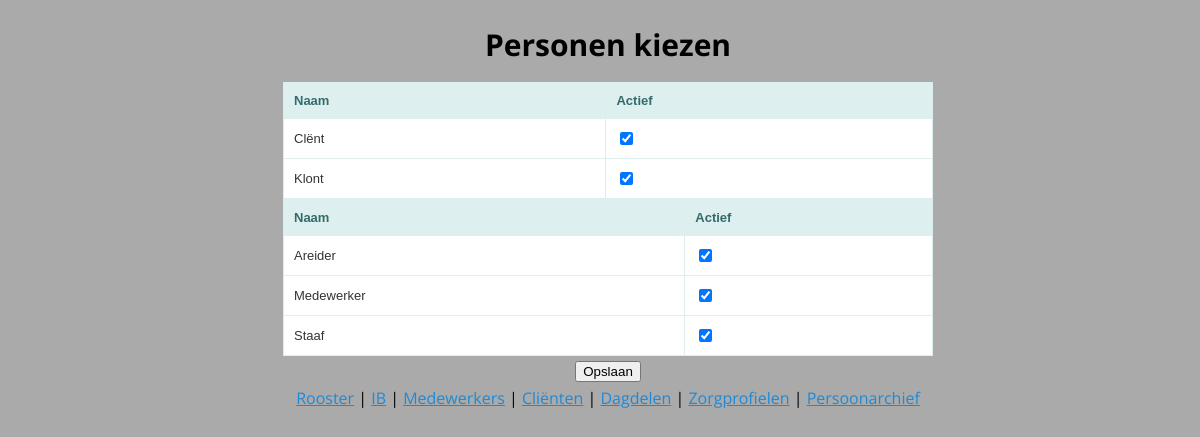
Before: /persons/ with the older database file.
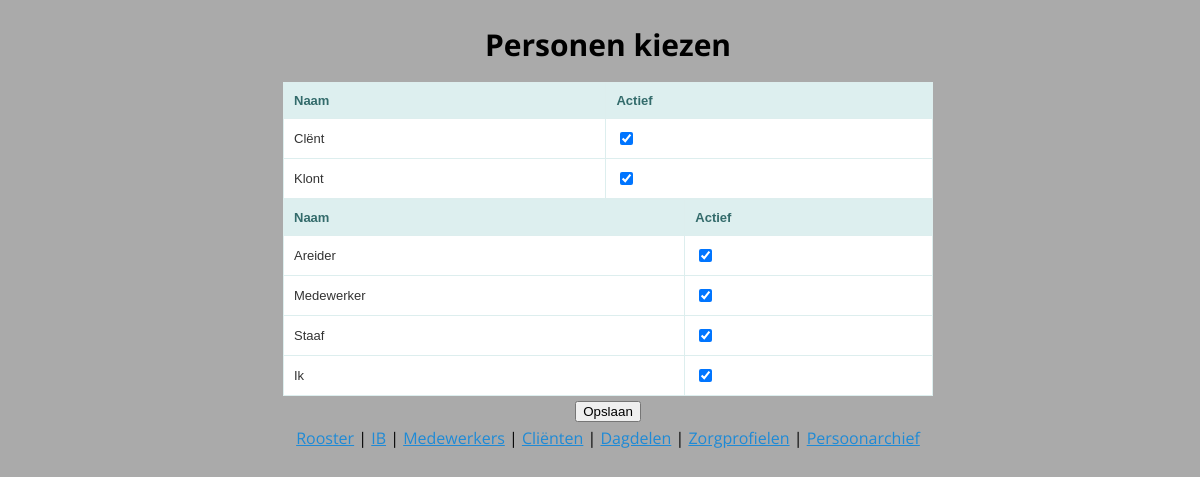
After: the same page with the newer database file.
### roosterapp/sql.py (models this page shows)
class Client(Base):
    __tablename__ = 'clients'
    person_id = Column(Integer, ForeignKey("persons.id"), primary_key=True)
    profile_id = Column(Integer, ForeignKey("profiles.id"))
    hours = Column(Integer, default=0)
    person = relationship("Person")
    sessions = relationship("Session", backref="client", cascade="delete, delete-orphan")

class Person(Base):
    __tablename__ = 'persons'
    id = Column(Integer, primary_key=True)
    name = Column(String(127))
    active = Column(Boolean, default=True)
    atttendance = relationship("Presence", backref="person", cascade="delete, delete-orphan")

class Staff(Base):
    __tablename__ = 'staffs'
    person_id = Column(Integer, ForeignKey("persons.id"), primary_key=True)
    min_hours = Column(Integer, default=0)
    max_hours = Column(Integer, default=0)
    person = relationship("Person")
    sessions = relationship("Session", backref="staff", cascade="delete, delete-orphan")

### roosterapp/routes.py (the view)
@person_switch.route('/', methods=['GET'])
def show_persons():
    clients = app.db.session.query(Client).all()
    staffs = app.db.session.query(Staff).all()
    return render_template('switch_persons.html', clients=clients, staffs=staffs)

### roosterapp/templates/switch_persons.html (shortened to what this page needs)
{% extends 'base.html' %}
{% block body %}
<h1> Personen kiezen </h1>
<form action="/persons/update" method="POST">
<div class="row">
    <div class="column">
    {% if clients|length < 1 %}
        <h4>Er zijn nog geen cliënten in het systeem. Voeg ze <a href="/clients">hier</a> toe.</h4>
    {% else %}
        <table style="width: 50em;">
            <tr>
                <th>Naam</th>
                <th>Actief</th>
            </tr>
            {% for client in clients %}
                <tr>
                    <td><label for="{{ client.person.id }}">{{ client.person.name }}</label></td>
                    <td><input type="checkbox" name="{{ client.person.id }}" id="{{ client.person.id }}"{% if client.person.active %} checked="checked"{% endif %}></td>
                </tr>
            {% endfor %}
        </table>
    {% endif %}
    </div>
    <div class="column">
        {% if staffs|length < 1 %}
        <h4>Er zijn nog geen medewerkers in het systeem. Voeg ze <a href="/staffs">hier</a> toe.</h4>
        {% else %}
            <table style="width: 50em;">
                <tr>
                    <th>Naam</th>
                    <th>Actief</th>
                </tr>
                {% for staff in staffs %}
                <tr>
                    <td><label for="{{ staff.person.id }}">{{ staff.person.name }}</label></td>
                    <td><input type="checkbox" name="{{ staff.person.id }}" id="{{ staff.person.id }}"{% if staff.person.active %} checked="checked"{% endif %}></td>
                </tr>
                {% endfor %}
            </table>
        {% endif %}
        </div>
</div>
<input type="submit" value="Opslaan">
</form>
{% endblock %}

Changed rows visible on the page:
added Staff: person.name "Ik", person.id "☑"
